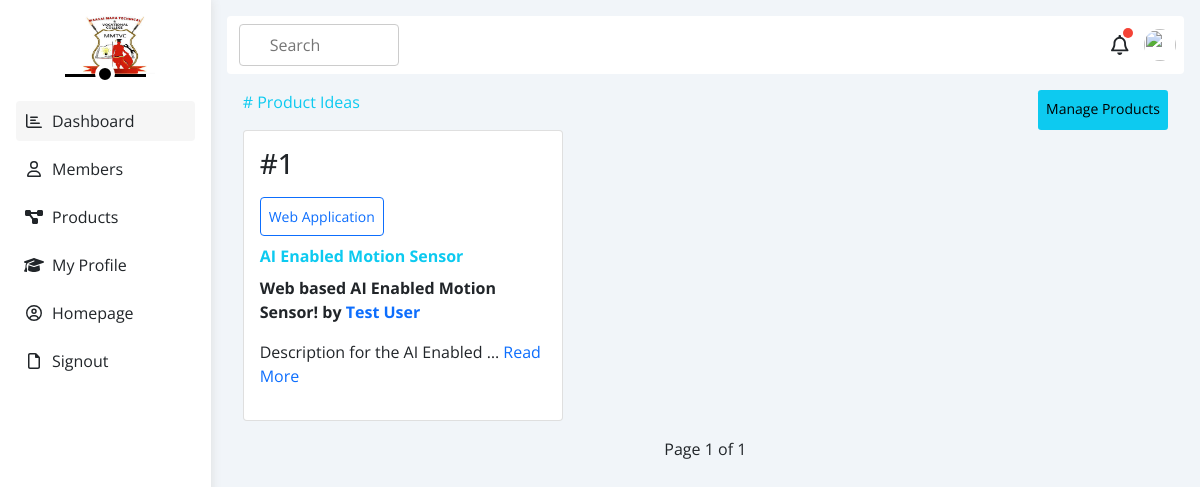
/mb_products/, run on an earlier commit of the app's database.
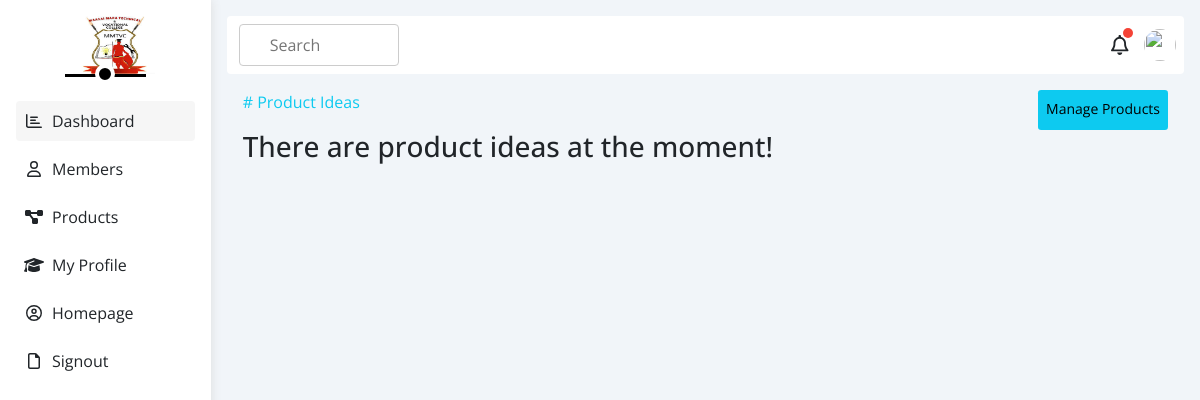
And on a later commit of the database.
### lead/models.py (models this page shows, shortened)
class Product(models.Model):
    title = models.CharField(max_length=100)
    sub_title = models.CharField(max_length=250)
    desc = models.TextField()
    category = models.ForeignKey(Category, on_delete=models.CASCADE)
    author = models.ForeignKey(CustomUser, on_delete=models.CASCADE)

class Category(models.Model):
    name = models.CharField(max_length=100)
    desc = models.TextField()
    def __str__(self):
        return self.name

### accounts/models.py (models this page shows)
class CustomUser(AbstractUser):
    role = [
        ('admin', 'Admin'),
        ('member', 'Member'),
    ]
    username = None
    email = models.EmailField(unique=True)
    full_names = models.CharField(max_length=100, blank=True)
    user_type = models.CharField(max_length=20, choices=role, default='Member')
    date_joined = models.DateField(auto_now_add=True)
    USERNAME_FIELD = 'email'
    REQUIRED_FIELDS = ['full_names', ]
    objects = CustomUserManager()
    def __str__(self):
        return self.full_names

### main/views.py (the view)
# urls.py: path('mb_products/', views.MembersProductListView.as_view(), name='mb_products'),
class MembersProductListView(ListView):
    context_object_name = 'products'
    model = Product
    template_name = 'products/mb_products.html'
    paginate_by = 5

### main/templates/products/mb_products.html (shortened to what this page needs)
{% extends '../members_dashboard.html' %}
{% load static %}
{% block content %}
<div class="container-fluid p-3">
    <div class="d-flex justify-content-between">
        <p class="text-info"># Product Ideas</p>
        <a class="btn-info btn-sm p-2" href="{% url 'my_products' %}">Manage Products</a>
    </div>
    {% if products %}
    <div class="d-flex gap-1 flex-wrap flex-column flex-md-row">
        {% for prod in products %}
        <div class="card" style="width: 20rem;">
            <div class="card-body">
                <h3>#{{forloop.counter}}</h3>
                <button class="btn btn-sm btn-outline-primary rounded p-2 my-2">{{prod.category}}</button>
                <p class="card-title fw-bold text-info">{{prod.title}}</p>
                <p class="fw-bold">{{prod.sub_title}} by
                    <a href="{% url 'profile_details' prod.author.id %}" class="text-decoration-none">{{prod.author}}</a>
                </p>
                <p class="desc-preview" id="desc-preview-{{ forloop.counter }}">
                    {{ prod.desc|truncatewords:5 }}
                    <a href="javascript:void(0);" onclick="toggleDescription({{ forloop.counter }});"
                        id="read-more-{{ forloop.counter }}">Read More</a>
                </p>
            </div>
        </div>
        {% endfor %}
    </div>
    <div class='pagination justify-content-center py-3'>
        <span class='mx-4'>
            Page {{ page_obj.number }} of {{ page_obj.paginator.num_pages }}
        </span>
    </div>
    {% else %}
    <h3>There are product ideas at the moment!</h3>
    {% endif %}
</div>
{% endblock %}

What changed in the data, as far as the page shows it:
removed Product: category "Web Application", title "AI Enabled Motion Sensor", sub_title "Web based AI Enabled Motion Sensor!", author "Test User", desc "Description for the AI Enabled …"
Also different on the page:
{{ page_obj.number }}: "1" → (not shown)
{{ page_obj.paginator.num_pages }}: "1" → (not shown)
text no longer shown: "Page of"
text now shown: "There are product ideas at the moment!"
